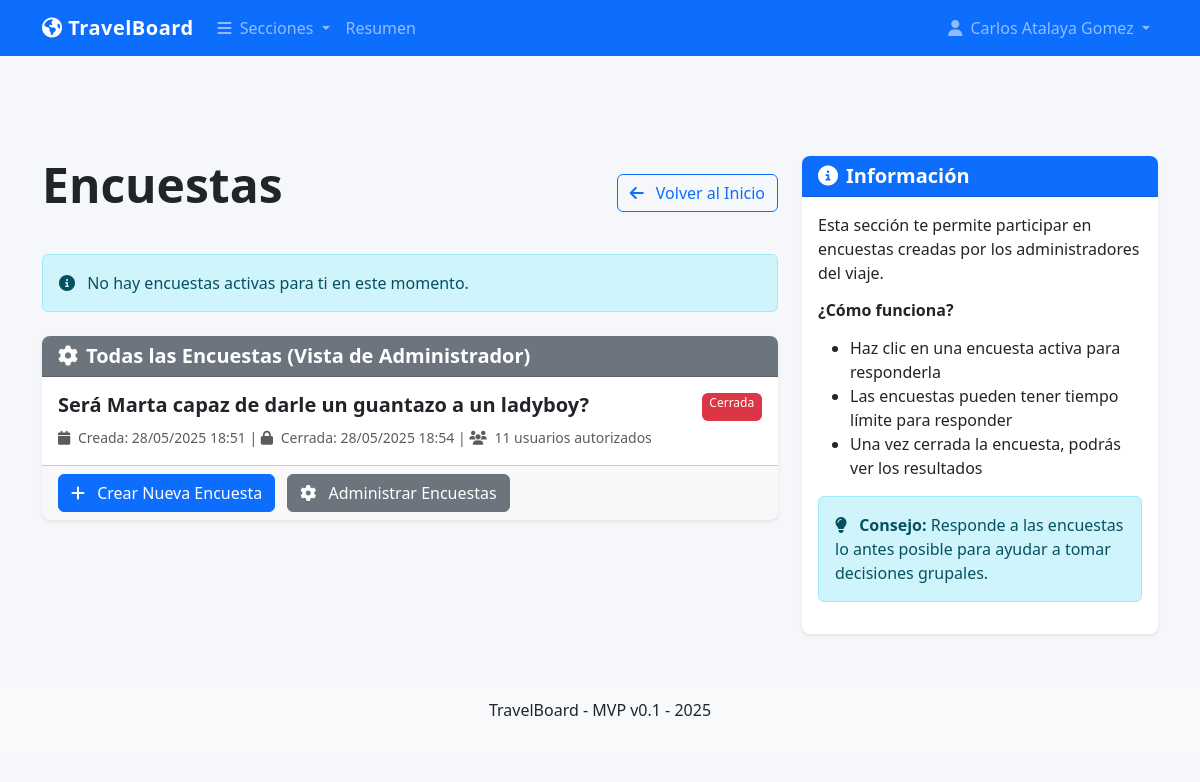
The page /encuestas (signed in) on the database its author committed.
### models.py (models this page shows, shortened)
class User(UserMixin, db.Model):
    id = db.Column(db.Integer, primary_key=True)
    username = db.Column(db.String(80), unique=True, nullable=False)
    password_hash = db.Column(db.String(200), nullable=False)
    name = db.Column(db.String(100), nullable=False)
    phone = db.Column(db.String(20), nullable=True)
    is_admin = db.Column(db.Boolean, default=False)
    is_active_member = db.Column(db.Boolean, default=True)  # Campo para activación

class Survey(db.Model):
    id = db.Column(db.Integer, primary_key=True)
    title = db.Column(db.String(200), nullable=False)
    description = db.Column(db.Text, nullable=True)
    created_at = db.Column(db.DateTime, default=datetime.now)
    closed_at = db.Column(db.DateTime, nullable=True)
    created_by = db.Column(db.Integer, db.ForeignKey('user.id'), nullable=False)
    is_active = db.Column(db.Boolean, default=True)
    auto_close_after = db.Column(db.Integer, nullable=True)  # Time in hours before auto-close
    creator = db.relationship('User', backref=db.backref('created_surveys', lazy=True))
    options = db.relationship('SurveyOption', backref='survey', lazy=True, cascade="all, delete-orphan")
    responses = db.relationship('SurveyResponse', lazy=True, cascade="all, delete-orphan")
    authorized_users = db.relationship('User', secondary='survey_permissions')

### survey.py (the view, shortened to what this page needs)
@survey.route('/encuestas')
@login_required
def index():
    if current_user.is_admin:
        active_surveys = Survey.query.filter(Survey.is_active == True).all()
    else:
        active_surveys = Survey.query.filter(
            Survey.is_active == True,
            Survey.authorized_users.any(id=current_user.id)
        ).all()
    responded_surveys = []
    all_surveys = None
    if current_user.is_admin:
        all_surveys = Survey.query.order_by(Survey.created_at.desc()).all()
    return render_template('survey/index.html',
                          active_surveys=active_surveys,
                          responded_surveys=responded_surveys,
                          all_surveys=all_surveys)

### app.py (called while the page is built)
@app.context_processor
def utility_processor():
    return {
        'timedelta': timedelta
    }

@app.template_filter('now')
def get_now():
    return datetime.now()

@login_manager.user_loader
def load_user(user_id):
    return User.query.get(int(user_id))

@app.before_request
def check_initial_setup():
    public_endpoints = ['static', 'setup', 'auth.login', 'auth.logout']
    if request.endpoint in public_endpoints:
        return None
    user_count = User.query.count()
    if user_count == 0 and request.endpoint != 'setup':
        return redirect(url_for('setup'))
    if not current_user.is_authenticated and request.endpoint not in public_endpoints:
        return redirect(url_for('auth.login'))

### templates/survey/index.html (shortened to what this page needs)
{% extends "base.html" %}
{% block content %}
<div class="d-flex justify-content-between align-items-center mb-4">
    <h1 class="display-5">Encuestas</h1>
    <a href="{{ url_for('index') }}" class="btn btn-outline-primary">
        <i class="fas fa-arrow-left me-2"></i> Volver al Inicio
    </a>
</div>
{% if active_surveys %}
    <div class="card mb-4">
        <div class="card-header bg-primary text-white">
            <h5 class="mb-0"><i class="fas fa-poll me-2"></i>Encuestas Activas</h5>
        </div>
        <div class="card-body p-0">
            <div class="list-group list-group-flush">
                {% for survey in active_surveys %}
                    <a href="{{ url_for('survey.view_survey', survey_id=survey.id) }}"
                       class="list-group-item list-group-item-action {% if survey.id in responded_surveys %}list-group-item-success{% endif %}">
                        <div class="d-flex w-100 justify-content-between">
                            <h5 class="mb-1">{{ survey.title }}</h5>
                            {% if survey.id in responded_surveys %}
                                <span class="badge bg-success">Respondido</span>
                            {% else %}
                                <span class="badge bg-warning">Pendiente</span>
                            {% endif %}
                        </div>
                        <p class="mb-1">{{ survey.description }}</p>
                        <small class="text-muted">
                            <i class="fas fa-calendar me-1"></i> Creada: {{ survey.created_at.strftime('%d/%m/%Y %H:%M') }}
                            {% if survey.auto_close_after %}
                                | <i class="fas fa-clock me-1"></i> Cierre automático en {{ survey.auto_close_after }} horas
                            {% endif %}
                        </small>
                    </a>
                {% endfor %}
            </div>
        </div>
    </div>
{% else %}
    <div class="alert alert-info">
        <i class="fas fa-info-circle me-2"></i>
        No hay encuestas activas para ti en este momento.
    </div>
{% endif %}
{% if current_user.is_admin and all_surveys %}
    <div class="card mt-4">
        <div class="card-header bg-secondary text-white">
            <h5 class="mb-0"><i class="fas fa-cog me-2"></i>Todas las Encuestas (Vista de Administrador)</h5>
        </div>
        <div class="card-body p-0">
            <div class="list-group list-group-flush">
                {% for survey in all_surveys %}
                    <a href="{{ url_for('survey.view_survey', survey_id=survey.id) }}"
                       class="list-group-item list-group-item-action">
                        <div class="d-flex w-100 justify-content-between">
                            <h5 class="mb-1">{{ survey.title }}</h5>
                            <span class="badge bg-{{ 'success' if survey.is_active else 'danger' }}">
                                {{ 'Activa' if survey.is_active else 'Cerrada' }}
                            </span>
                        </div>
                        <small class="text-muted">
                            <i class="fas fa-calendar me-1"></i> Creada: {{ survey.created_at.strftime('%d/%m/%Y %H:%M') }}
                            {% if survey.closed_at %}
                                | <i class="fas fa-lock me-1"></i> Cerrada: {{ survey.closed_at.strftime('%d/%m/%Y %H:%M') }}
                            {% endif %}
                            | <i class="fas fa-users me-1"></i> {{ survey.authorized_users|length }} usuarios autorizados
                        </small>
                    </a>
                {% endfor %}
            </div>
        </div>
        <div class="card-footer">
            <a href="{{ url_for('survey.create_survey') }}" class="btn btn-primary">
                <i class="fas fa-plus me-2"></i> Crear Nueva Encuesta
            </a>
            <a href="{{ url_for('survey.admin_surveys') }}" class="btn btn-secondary">
                <i class="fas fa-cog me-2"></i> Administrar Encuestas
            </a>
        </div>
    </div>
{% endif %}
{% endblock %}
{% block sidebar %}
<div class="card">
    <div class="card-header bg-primary text-white">
        <h5 class="mb-0"><i class="fas fa-info-circle me-2"></i>Información</h5>
    </div>
    <div class="card-body">
        <p>Esta sección te permite participar en encuestas creadas por los administradores del viaje.</p>
        <h6 class="mt-3">¿Cómo funciona?</h6>
        <ul>
            <li>Haz clic en una encuesta activa para responderla</li>
            <li>Las encuestas pueden tener tiempo límite para responder</li>
            <li>Una vez cerrada la encuesta, podrás ver los resultados</li>
        </ul>
        <div class="alert alert-info mt-3">
            <i class="fas fa-lightbulb me-2"></i>
            <strong>Consejo:</strong> Responde a las encuestas lo antes posible para ayudar a tomar decisiones grupales.
        </div>
    </div>
</div>
{% endblock %}

### templates/base.html (shortened to what this page needs)
<!DOCTYPE html>
<html lang="es">
<head>
    <link href="https://cdn.jsdelivr.net/npm/bootstrap@5.3.0/dist/css/bootstrap.min.css" rel="stylesheet">
    <link rel="stylesheet" href="https://cdnjs.cloudflare.com/ajax/libs/font-awesome/6.4.0/css/all.min.css">
    <link rel="stylesheet" href="{{ url_for('static', filename='css/main.css') }}">
    <link rel="stylesheet" href="{{ url_for('static', filename='css/responsive.css') }}">
    <link rel="stylesheet" href="{{ url_for('static', filename='css/mvp_daily.css') }}">
</head>
<body>
    <header class="fixed-top">
        <nav class="navbar navbar-expand-lg navbar-dark bg-primary">
            <div class="container">
                <a class="navbar-brand" href="/">
                    <i class="fas fa-globe-americas"></i> TravelBoard
                </a>
                <div class="collapse navbar-collapse" id="mainNav">
                    <ul class="navbar-nav me-auto">
                        <li class="nav-item dropdown">
                            <a class="nav-link dropdown-toggle" href="#" id="sectionDropdown" role="button" data-bs-toggle="dropdown" aria-expanded="false">
                                <i class="fas fa-bars me-1"></i> Secciones
                            </a>
                        </li>
                        <li class="nav-item">
                            <a class="nav-link" href="/#overview">Resumen</a>
                        </li>
                    </ul>
                    <ul class="navbar-nav">
                        {% if current_user.is_authenticated %}
                            <li class="nav-item dropdown">
                                <a class="nav-link dropdown-toggle" href="#" id="userDropdown" role="button" data-bs-toggle="dropdown" aria-expanded="false">
                                    <i class="fas fa-user me-1"></i> {{ current_user.name }}
                                </a>
                            </li>
                        {% else %}
                            <li class="nav-item">
                                <a class="nav-link" href="{{ url_for('auth.login') }}">
                                    <i class="fas fa-sign-in-alt me-1"></i> Iniciar sesión
                                </a>
                            </li>
                        {% endif %}
                    </ul>
                </div>
            </div>
        </nav>
    </header>
    <main class="container mt-5 pt-5">
        <div class="row">
            <div class="col-lg-8 mb-4">
                {% block content %}{% endblock %}
            </div>
            <div class="col-lg-4">
                {% block sidebar %}{% endblock %}
            </div>
        </div>
    </main>
    <footer class="mt-5 py-3 bg-light">
        <div class="container text-center">
            <p>TravelBoard - MVP v0.1 - {% if current_date %}{{ current_date.strftime('%Y') }}{% else %}{{ now().year }}{% endif %}</p>
        </div>
    </footer>
</body>
</html>

### static/css/main.css (style rules this page uses)
:root { --primary-color: #0d6efd; --secondary-color: #6c757d; --accent-color: #fd7e14; --success-color: #198754; --info-color: #0dcaf0; --warning-color: #ffc107; --danger-color: #dc3545; --light-color: #f8f9fa; --dark-color: #212529; }
body { font-family: 'Segoe UI', Tahoma, Geneva, Verdana, sans-serif; background-color: #f5f7fa; color: var(--dark-color); padding-top: 60px; }
a { color: var(--primary-color); text-decoration: none; transition: color 0.2s ease-in-out; }
.navbar-brand { font-weight: 700; letter-spacing: 0.5px; }
.card { border: none; border-radius: 0.5rem; box-shadow: 0 0.125rem 0.25rem rgba(0, 0, 0, 0.075); transition: transform 0.2s ease-in-out, box-shadow 0.2s ease-in-out; }
.card-header { border-radius: 0.5rem 0.5rem 0 0 !important; font-weight: 600; }
h1, h2, h3, h4, h5, h6 { font-weight: 600; margin-bottom: 1rem; }
.display-5, .display-6 { font-weight: 600; }
.list-group-item { border-left: none; border-right: none; padding: 1rem; }
.list-group-item:first-child { border-top: none; }
.list-group-item:last-child { border-bottom: none; }
.badge { font-weight: 500; padding: 0.35em 0.65em; border-radius: 0.375rem; }
html { scroll-behavior: smooth; scroll-padding-top: 70px; }
.card-footer .btn { margin-right: 8px; vertical-align: middle; }

### static/css/responsive.css (style rules this page uses)
@media (prefers-reduced-motion: no-preference) { .nav-item { transition: all 0.2s ease; } }

### rows shown on the page
User: name "Carlos Atalaya Gomez"
Survey: title "Será Marta capaz de darle un guantazo a un ladyboy?", is_active "Cerrada", created_at "28/05/2025 18:51", closed_at "28/05/2025 18:54", authorized_users|length "11"
